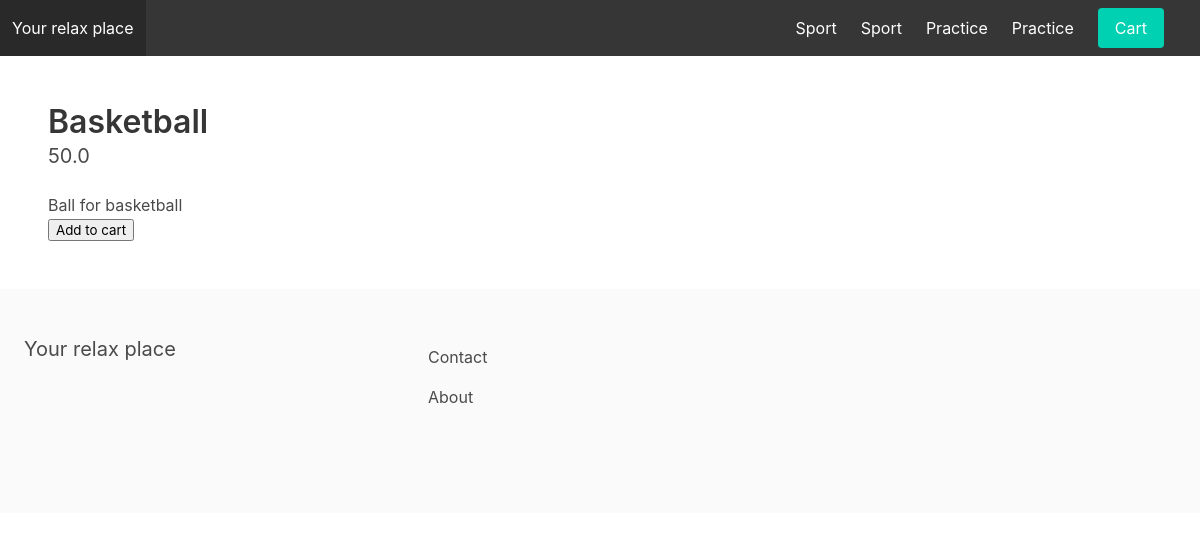
Screenshot of /sport/basketball/ with the database file from the repository.
### apps/store/models.py (models this page shows, shortened)
class Category(models.Model):
    title=models.CharField(max_length=255)
    slug=models.SlugField(max_length=255)
    ordering=models.IntegerField(default=0)
    class Meta:
        verbose_name_plural = 'Categories'
        ordering=('ordering', )

class Product(models.Model):
    category = models.ForeignKey(Category, related_name='products', on_delete=models.CASCADE)
    title=models.CharField(max_length=255)
    slug=models.SlugField(max_length=255)
    description = models.TextField(blank=True, null=True)
    price = models.FloatField()
    is_featured=models.BooleanField(default=False)
    date_added=models.DateTimeField(auto_now_add=True)
    class Meta:
        ordering=('-date_added',)

### apps/store/views.py (the view)
# urls.py: path('<slug:category_slug>/<slug:slug>/', product_detail, name='product_detail'),
def product_detail(request, category_slug, slug):
    product=get_object_or_404(Product, slug=slug)
    context = {
        'product': product
    }
    return render(request, 'product_detail.html', context)

### apps/store/context_processors.py (called while the page is built)
def menu_categories(requst):
    categories=Category.objects.all()
    return {'menu_categories': categories}

### apps/store/templates/product_detail.html (shortened to what this page needs)
{% extends 'base.html'%}
{% block content %}
    <div id="productapp">
        <h1 class='title'>{{ product.title }}</h1>
        <h2 class='subtitle'>{{ product.price }}</h2>
        {% if product.description%}
            <p>{{product.description }}</p>
            {% endif %}
            <button @click="addToCart({{ ptoduct.id }})">Add to cart</button>
    </div>
{% endblock %}

### apps/core/templates/base.html (shortened to what this page needs)
{% load static %}
<!DOCTYPE html>
<html>
	<head>
		<link rel="stylesheet" href="https://cdn.jsdelivr.net/npm/bulma@0.9.0/css/bulma.min.css">
	</head>
	<body>
		<nav class="navbar is-dark" id="navbarapp">
			<div class="navbar-brand">
				<a class="navbar-item" href="{% url 'frontpage' %}">Your relax place</a>
			</div>
			<div id="main-navbar" class="navbar-menu" :class="{ 'is-active': menuClass }">
				<div class="navbar-start">
					<div class="navbar-item">
					</div>
				</div>
				<div class="navbar-end">
					{% for category in menu_categories %}
						{% if not category.children.all %}
						<a class="navbar-item">{{category.title}}</a>
                        	<a href="{% url 'category_detail' category.slug %}" class="navbar-item">{{ category.title }}</a>
						{% endif %}
					{% endfor %}
					<div class="navbar-item">
						<a href="{% url 'cart' %}" class="button is-primary">Cart</a>
					</div>
					{% if request.user.is_authenticated %}
						<div class="navbar-item">
							{% comment %} <a href="{% url 'myaccount' %}" class="button is-light">My account</a> {% endcomment %}
						</div>
					{% else %}
						<div class="navbar-item">
						</div>
					{% endif %}
				</div>
			</div>
		</nav>
		<section class="section">
			{% block content %}
            {% endblock %}
		</section>
		<footer class="footer">
			<div class="columns">
				<div class="column is-4">
					<h2 class="subtitle">Your relax place</h2>
				</div>
				<div class="column is-8">
					<a href="{% url 'contact' %}" class="navbar-item">Contact</a>
					<a href="{% url 'about' %}" class="navbar-item">About</a>
				</div>
			</div>
		</footer>
	</body>
</html>

### rows the page displays
Category: title "Sport"
Category: title "Practice"
Product: title "Basketball", price "50.0", description "Ball for basketball"
